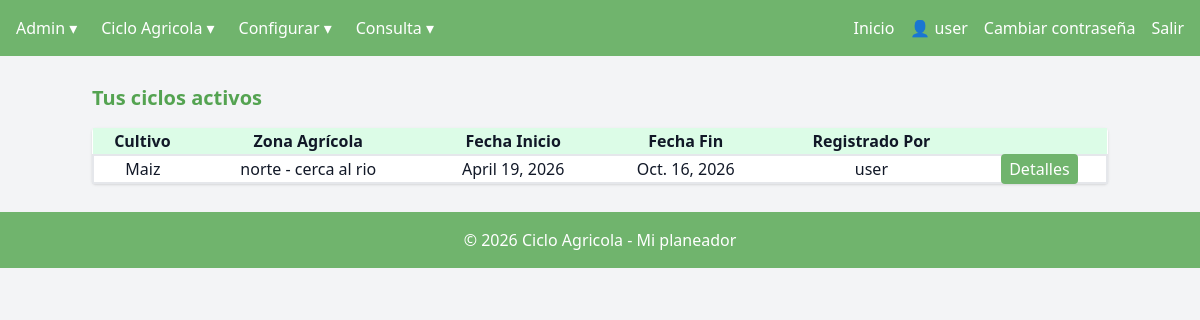
/calendario_ciclo/ (signed in), run on the app's committed database.
### managecultivo/models.py (models this page shows, shortened)
class Ciclo(models.Model):
    id_ciclo = models.BigAutoField(primary_key=True)
    id_cultivo = models.ForeignKey(Cultivo, on_delete=models.CASCADE, related_name="fk_ciclo1")
    id_zonaagricola = models.ForeignKey(ZonaAgricola, on_delete=models.CASCADE, related_name="fk_ciclo2")
    fecha_inicio = models.DateField()
    fecha_fin = models.DateField()
    cantidad_produccion = models.FloatField(help_text="Cantidad cosechada en Kg")
    registrado_por = models.ForeignKey(User, on_delete=models.SET_NULL, null=True, blank=True, related_name="fk_ciclo3")

class Cultivo(models.Model):
    id_cultivo = models.BigAutoField(primary_key=True)
    descripcion = models.CharField(max_length=50)
    tiempo_agricola = models.IntegerField(help_text="Tiempo en días")
    registrado_por = models.ForeignKey(User, on_delete=models.SET_NULL, null=True, blank=True, related_name="fk_Cultivo")
    def __str__(self):
        return self.descripcion

class ZonaAgricola(models.Model):
    id_zonaagricola = models.BigAutoField(primary_key=True)
    nombre = models.CharField(max_length=50)
    ubicacion = models.CharField(max_length=50)
    direccion = models.CharField(max_length=100)
    registrado_por = models.ForeignKey(User, on_delete=models.SET_NULL, null=True, blank=True, related_name="fk_ZonaAgricola")
    def __str__(self):
        return f"{self.nombre} - {self.ubicacion}"

### managecultivo/views/v_calendario_ciclo.py (the view)
# urls.py: path("calendario_ciclo/", views.calendario_ciclo, name="calendario_ciclo"),
@login_required
def calendario_ciclo(request):
    context = {
        "ciclos": Ciclo.objects.all()
    }
    return render(request, 'calendario_ciclo.html', context)

### managecultivo/templatetags/grupos.py (called while the page is built)
@register.filter(name='has_group')
def has_group(user, group_name):
    return user.groups.filter(name=group_name).exists()

### managecultivo/templates/calendario_ciclo.html
{% extends "base_dashboard.html" %}
{% block dashboard_content %}
<h2 class="text-xl font-bold mb-4 text-[var(--focus)]">Tus ciclos activos</h2>
<table class="w-full bg-white shadow rounded text-center py-1">
    <tr class="bg-green-100">
        <th class="align-middle">Cultivo</th>
        <th class="align-middle">Zona Agrícola</th>
        <th class="align-middle">Fecha Inicio</th>
        <th class="align-middle">Fecha Fin</th>
        <th class="align-middle">Registrado Por</th>
        <th class="align-middle"></th>
    </tr>
    {% for ciclo in ciclos %}
    <tr class="my-1 border-solid border-2">
        <td class="align-middle">{{ ciclo.id_cultivo }}</td>
        <td class="align-middle">{{ ciclo.id_zonaagricola }}</td>
        <td class="align-middle">{{ ciclo.fecha_inicio }}</td>
        <td class="align-middle">{{ ciclo.fecha_fin }}</td>
        <td class="align-middle">{{ ciclo.registrado_por }}</td>
        <td class="align-middle">
        <a href="{% url 'ajustar_ciclo' ciclo.id_ciclo %}"
            class="bg-[var(--primary)] hover:bg-[var(--focus)] text-[var(--secondary)] px-2 py-1 rounded my-2">
            Detalles
        </a>
        </td>
    </tr>
    {% endfor %}
</table>
{% endblock %}

### managecultivo/templates/base_dashboard.html (shortened to what this page needs)
{% extends "base.html" %}
{% load grupos %}
{% load static %}
{% block navbar %}
<nav class="bg-[var(--primary)] p-4 text-[var(--secondary)] p-4 flex justify-between">
  <ul class="flex space-x-6">
    {% if user.is_authenticated %}
        {% if user|has_group:"Administrador" %}
            <li class="group relative">
                <span class="cursor-pointer">Admin ▾</span>
            </li>
            <li class="group relative">
                <span class="cursor-pointer"> Ciclo Agricola ▾</span>
            </li>
            <li class="group relative">
                <span class="cursor-pointer">Configurar ▾</span>
            </li>
            <li class="group relative">
                <span class="cursor-pointer">Consulta ▾</span>
            </li>
        {% endif %}
    {% endif %}
  </ul>
  <ul class="flex space-x-4">
    {% if user.is_authenticated %}
        <li><a href="{% url 'bienvenida' %}" class="hover:underline ">Inicio</a></li>
        <li class="text-m text-[var(--secondary)]">👤 {{ user.username }}</li>
        <li><a href="{% url 'password_change' %}" class="hover:underline">Cambiar contraseña</a></li>
        <li><a href="{% url 'logout' %}" class="hover:underline">Salir</a></li>
    {% endif %}
  </ul>
</nav>
{% endblock %}
{% block content %}
<div class="mt-6">
    {% block dashboard_content %}{% endblock %}
</div>
{% endblock %}

### managecultivo/static/css/style.css (style rules this page uses)
:root { --primary: #70b46d; --secondary: #ffffff; --focus: #54a351; --edit: #fdc321; --editFocus: #e0ac1d; --cancel: #bdb8ae; --cancelFocus: #797571; --celdasel:#058af7; --celdanor:#0f0f0f; }
nav { background-color: var(--primary); color: var(--secondary); }

### data on the page
Ciclo: id_cultivo "Maiz", id_zonaagricola "norte - cerca al rio", fecha_inicio "April 19, 2026", fecha_fin "Oct. 16, 2026", registrado_por "user"

### other printed values
{{ user.username }} "user"
